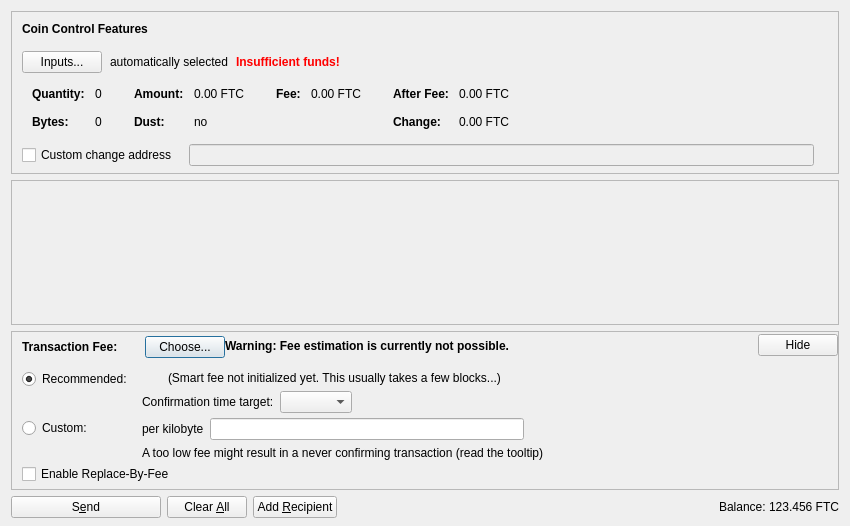
<?xml version="1.0" encoding="UTF-8"?>
<ui version="4.0">
 <class>SendCoinsDialog</class>
 <widget class="QDialog" name="SendCoinsDialog">
  <property name="geometry">
   <rect>
    <x>0</x>
    <y>0</y>
    <width>850</width>
    <height>526</height>
   </rect>
  </property>
  <property name="windowTitle">
   <string>Send Coins</string>
  </property>
  <layout class="QVBoxLayout" name="verticalLayout" stretch="0,1,0,0">
   <property name="bottomMargin">
    <number>8</number>
   </property>
   <item>
    <widget class="QFrame" name="frameCoinControl">
     <property name="sizePolicy">
      <sizepolicy hsizetype="Expanding" vsizetype="Expanding">
       <horstretch>0</horstretch>
       <verstretch>0</verstretch>
      </sizepolicy>
     </property>
     <property name="maximumSize">
      <size>
       <width>16777215</width>
       <height>16777215</height>
      </size>
     </property>
     <property name="frameShape">
      <enum>QFrame::StyledPanel</enum>
     </property>
     <property name="frameShadow">
      <enum>QFrame::Sunken</enum>
     </property>
     <layout class="QVBoxLayout" name="verticalLayoutCoinControl2">
      <property name="spacing">
       <number>0</number>
      </property>
      <property name="leftMargin">
       <number>0</number>
      </property>
      <property name="topMargin">
       <number>0</number>
      </property>
      <property name="rightMargin">
       <number>0</number>
      </property>
      <property name="bottomMargin">
       <number>6</number>
      </property>
      <item>
       <layout class="QVBoxLayout" name="verticalLayoutCoinControl" stretch="0,0,0,0,1">
        <property name="spacing">
         <number>0</number>
        </property>
        <property name="leftMargin">
         <number>10</number>
        </property>
        <property name="topMargin">
         <number>10</number>
        </property>
        <item>
         <layout class="QHBoxLayout" name="horizontalLayoutCoinControl1">
          <property name="bottomMargin">
           <number>15</number>
          </property>
          <item>
           <widget class="QLabel" name="labelCoinControlFeatures">
            <property name="sizePolicy">
             <sizepolicy hsizetype="Preferred" vsizetype="Maximum">
              <horstretch>0</horstretch>
              <verstretch>0</verstretch>
             </sizepolicy>
            </property>
            <property name="font">
             <font>
              <weight>75</weight>
              <bold>true</bold>
             </font>
            </property>
            <property name="styleSheet">
             <string notr="true">font-weight:bold;</string>
            </property>
            <property name="text">
             <string>Coin Control Features</string>
            </property>
           </widget>
          </item>
         </layout>
        </item>
        <item>
         <layout class="QHBoxLayout" name="horizontalLayoutCoinControl2" stretch="0,0,0,0">
          <property name="spacing">
           <number>8</number>
          </property>
          <property name="bottomMargin">
           <number>10</number>
          </property>
          <item>
           <widget class="QPushButton" name="pushButtonCoinControl">
            <property name="styleSheet">
             <string notr="true"/>
            </property>
            <property name="text">
             <string>Inputs...</string>
            </property>
            <property name="autoDefault">
             <bool>false</bool>
            </property>
           </widget>
          </item>
          <item>
           <widget class="QLabel" name="labelCoinControlAutomaticallySelected">
            <property name="text">
             <string>automatically selected</string>
            </property>
            <property name="margin">
             <number>5</number>
            </property>
           </widget>
          </item>
          <item>
           <widget class="QLabel" name="labelCoinControlInsuffFunds">
            <property name="font">
             <font>
              <weight>75</weight>
              <bold>true</bold>
             </font>
            </property>
            <property name="styleSheet">
             <string notr="true">color:red;font-weight:bold;</string>
            </property>
            <property name="text">
             <string>Insufficient funds!</string>
            </property>
            <property name="margin">
             <number>5</number>
            </property>
           </widget>
          </item>
          <item>
           <spacer name="horizontalSpacerCoinControl">
            <property name="orientation">
             <enum>Qt::Horizontal</enum>
            </property>
            <property name="sizeHint" stdset="0">
             <size>
              <width>40</width>
              <height>1</height>
             </size>
            </property>
           </spacer>
          </item>
         </layout>
        </item>
        <item>
         <widget class="QWidget" name="widgetCoinControl" native="true">
          <property name="sizePolicy">
           <sizepolicy hsizetype="Preferred" vsizetype="Preferred">
            <horstretch>0</horstretch>
            <verstretch>0</verstretch>
           </sizepolicy>
          </property>
          <property name="minimumSize">
           <size>
            <width>0</width>
            <height>0</height>
           </size>
          </property>
          <property name="styleSheet">
           <string notr="true"/>
          </property>
          <layout class="QHBoxLayout" name="horizontalLayoutCoinControl5">
           <property name="leftMargin">
            <number>0</number>
           </property>
           <property name="topMargin">
            <number>0</number>
           </property>
           <property name="rightMargin">
            <number>0</number>
           </property>
           <property name="bottomMargin">
            <number>0</number>
           </property>
           <item>
            <layout class="QHBoxLayout" name="horizontalLayoutCoinControl3" stretch="0,0,0,1">
             <property name="spacing">
              <number>20</number>
             </property>
             <property name="topMargin">
              <number>0</number>
             </property>
             <property name="bottomMargin">
              <number>10</number>
             </property>
             <item>
              <layout class="QFormLayout" name="formLayoutCoinControl1">
               <property name="horizontalSpacing">
                <number>10</number>
               </property>
               <property name="verticalSpacing">
                <number>14</number>
               </property>
               <property name="leftMargin">
                <number>10</number>
               </property>
               <property name="topMargin">
                <number>4</number>
               </property>
               <property name="rightMargin">
                <number>6</number>
               </property>
               <item row="0" column="0">
                <widget class="QLabel" name="labelCoinControlQuantityText">
                 <property name="font">
                  <font>
                   <weight>75</weight>
                   <bold>true</bold>
                  </font>
                 </property>
                 <property name="text">
                  <string>Quantity:</string>
                 </property>
                 <property name="margin">
                  <number>0</number>
                 </property>
                </widget>
               </item>
               <item row="0" column="1">
                <widget class="QLabel" name="labelCoinControlQuantity">
                 <property name="cursor">
                  <cursorShape>IBeamCursor</cursorShape>
                 </property>
                 <property name="contextMenuPolicy">
                  <enum>Qt::ActionsContextMenu</enum>
                 </property>
                 <property name="text">
                  <string notr="true">0</string>
                 </property>
                 <property name="margin">
                  <number>0</number>
                 </property>
                 <property name="textInteractionFlags">
                  <set>Qt::LinksAccessibleByMouse|Qt::TextSelectableByKeyboard|Qt::TextSelectableByMouse</set>
                 </property>
                </widget>
               </item>
               <item row="1" column="0">
                <widget class="QLabel" name="labelCoinControlBytesText">
                 <property name="font">
                  <font>
                   <weight>75</weight>
                   <bold>true</bold>
                  </font>
                 </property>
                 <property name="text">
                  <string>Bytes:</string>
                 </property>
                </widget>
               </item>
               <item row="1" column="1">
                <widget class="QLabel" name="labelCoinControlBytes">
                 <property name="cursor">
                  <cursorShape>IBeamCursor</cursorShape>
                 </property>
                 <property name="contextMenuPolicy">
                  <enum>Qt::ActionsContextMenu</enum>
                 </property>
                 <property name="text">
                  <string notr="true">0</string>
                 </property>
                 <property name="textInteractionFlags">
                  <set>Qt::LinksAccessibleByMouse|Qt::TextSelectableByKeyboard|Qt::TextSelectableByMouse</set>
                 </property>
                </widget>
               </item>
              </layout>
             </item>
             <item>
              <layout class="QFormLayout" name="formLayoutCoinControl2">
               <property name="horizontalSpacing">
                <number>10</number>
               </property>
               <property name="verticalSpacing">
                <number>14</number>
               </property>
               <property name="leftMargin">
                <number>6</number>
               </property>
               <property name="topMargin">
                <number>4</number>
               </property>
               <property name="rightMargin">
                <number>6</number>
               </property>
               <item row="0" column="0">
                <widget class="QLabel" name="labelCoinControlAmountText">
                 <property name="font">
                  <font>
                   <weight>75</weight>
                   <bold>true</bold>
                  </font>
                 </property>
                 <property name="text">
                  <string>Amount:</string>
                 </property>
                 <property name="margin">
                  <number>0</number>
                 </property>
                </widget>
               </item>
               <item row="0" column="1">
                <widget class="QLabel" name="labelCoinControlAmount">
                 <property name="cursor">
                  <cursorShape>IBeamCursor</cursorShape>
                 </property>
                 <property name="contextMenuPolicy">
                  <enum>Qt::ActionsContextMenu</enum>
                 </property>
                 <property name="text">
                  <string notr="true">0.00 FTC</string>
                 </property>
                 <property name="textInteractionFlags">
                  <set>Qt::LinksAccessibleByMouse|Qt::TextSelectableByKeyboard|Qt::TextSelectableByMouse</set>
                 </property>
                </widget>
               </item>
               <item row="1" column="0">
                <widget class="QLabel" name="labelCoinControlLowOutputText">
                 <property name="font">
                  <font>
                   <weight>75</weight>
                   <bold>true</bold>
                  </font>
                 </property>
                 <property name="text">
                  <string>Dust:</string>
                 </property>
                </widget>
               </item>
               <item row="1" column="1">
                <widget class="QLabel" name="labelCoinControlLowOutput">
                 <property name="cursor">
                  <cursorShape>IBeamCursor</cursorShape>
                 </property>
                 <property name="contextMenuPolicy">
                  <enum>Qt::ActionsContextMenu</enum>
                 </property>
                 <property name="text">
                  <string notr="true">no</string>
                 </property>
                 <property name="textInteractionFlags">
                  <set>Qt::LinksAccessibleByMouse|Qt::TextSelectableByKeyboard|Qt::TextSelectableByMouse</set>
                 </property>
                </widget>
               </item>
              </layout>
             </item>
             <item>
              <layout class="QFormLayout" name="formLayoutCoinControl3">
               <property name="horizontalSpacing">
                <number>10</number>
               </property>
               <property name="verticalSpacing">
                <number>14</number>
               </property>
               <property name="leftMargin">
                <number>6</number>
               </property>
               <property name="topMargin">
                <number>4</number>
               </property>
               <property name="rightMargin">
                <number>6</number>
               </property>
               <item row="0" column="0">
                <widget class="QLabel" name="labelCoinControlFeeText">
                 <property name="font">
                  <font>
                   <weight>75</weight>
                   <bold>true</bold>
                  </font>
                 </property>
                 <property name="text">
                  <string>Fee:</string>
                 </property>
                 <property name="margin">
                  <number>0</number>
                 </property>
                </widget>
               </item>
               <item row="0" column="1">
                <widget class="QLabel" name="labelCoinControlFee">
                 <property name="cursor">
                  <cursorShape>IBeamCursor</cursorShape>
                 </property>
                 <property name="contextMenuPolicy">
                  <enum>Qt::ActionsContextMenu</enum>
                 </property>
                 <property name="text">
                  <string notr="true">0.00 FTC</string>
                 </property>
                 <property name="textInteractionFlags">
                  <set>Qt::LinksAccessibleByMouse|Qt::TextSelectableByKeyboard|Qt::TextSelectableByMouse</set>
                 </property>
                </widget>
               </item>
              </layout>
             </item>
             <item>
              <layout class="QFormLayout" name="formLayoutCoinControl4">
               <property name="horizontalSpacing">
                <number>10</number>
               </property>
               <property name="verticalSpacing">
                <number>14</number>
               </property>
               <property name="leftMargin">
                <number>6</number>
               </property>
               <property name="topMargin">
                <number>4</number>
               </property>
               <property name="rightMargin">
                <number>6</number>
               </property>
               <item row="0" column="0">
                <widget class="QLabel" name="labelCoinControlAfterFeeText">
                 <property name="font">
                  <font>
                   <weight>75</weight>
                   <bold>true</bold>
                  </font>
                 </property>
                 <property name="text">
                  <string>After Fee:</string>
                 </property>
                 <property name="margin">
                  <number>0</number>
                 </property>
                </widget>
               </item>
               <item row="0" column="1">
                <widget class="QLabel" name="labelCoinControlAfterFee">
                 <property name="cursor">
                  <cursorShape>IBeamCursor</cursorShape>
                 </property>
                 <property name="contextMenuPolicy">
                  <enum>Qt::ActionsContextMenu</enum>
                 </property>
                 <property name="text">
                  <string notr="true">0.00 FTC</string>
                 </property>
                 <property name="textInteractionFlags">
                  <set>Qt::LinksAccessibleByMouse|Qt::TextSelectableByKeyboard|Qt::TextSelectableByMouse</set>
                 </property>
                </widget>
               </item>
               <item row="1" column="0">
                <widget class="QLabel" name="labelCoinControlChangeText">
                 <property name="font">
                  <font>
                   <weight>75</weight>
                   <bold>true</bold>
                  </font>
                 </property>
                 <property name="text">
                  <string>Change:</string>
                 </property>
                </widget>
               </item>
               <item row="1" column="1">
                <widget class="QLabel" name="labelCoinControlChange">
                 <property name="cursor">
                  <cursorShape>IBeamCursor</cursorShape>
                 </property>
                 <property name="contextMenuPolicy">
                  <enum>Qt::ActionsContextMenu</enum>
                 </property>
                 <property name="text">
                  <string notr="true">0.00 FTC</string>
                 </property>
                 <property name="textInteractionFlags">
                  <set>Qt::LinksAccessibleByMouse|Qt::TextSelectableByKeyboard|Qt::TextSelectableByMouse</set>
                 </property>
                </widget>
               </item>
              </layout>
             </item>
            </layout>
           </item>
          </layout>
         </widget>
        </item>
        <item>
         <layout class="QHBoxLayout" name="horizontalLayoutCoinControl4" stretch="0,0,0">
          <property name="spacing">
           <number>12</number>
          </property>
          <property name="sizeConstraint">
           <enum>QLayout::SetDefaultConstraint</enum>
          </property>
          <property name="topMargin">
           <number>5</number>
          </property>
          <property name="rightMargin">
           <number>5</number>
          </property>
          <item>
           <widget class="QCheckBox" name="checkBoxCoinControlChange">
            <property name="toolTip">
             <string>If this is activated, but the change address is empty or invalid, change will be sent to a newly generated address.</string>
            </property>
            <property name="text">
             <string>Custom change address</string>
            </property>
           </widget>
          </item>
          <item>
           <widget class="QValidatedLineEdit" name="lineEditCoinControlChange">
            <property name="enabled">
             <bool>false</bool>
            </property>
            <property name="sizePolicy">
             <sizepolicy hsizetype="Expanding" vsizetype="Fixed">
              <horstretch>0</horstretch>
              <verstretch>0</verstretch>
             </sizepolicy>
            </property>
           </widget>
          </item>
          <item>
           <widget class="QLabel" name="labelCoinControlChangeLabel">
            <property name="sizePolicy">
             <sizepolicy hsizetype="Preferred" vsizetype="Expanding">
              <horstretch>0</horstretch>
              <verstretch>0</verstretch>
             </sizepolicy>
            </property>
            <property name="minimumSize">
             <size>
              <width>0</width>
              <height>0</height>
             </size>
            </property>
            <property name="text">
             <string/>
            </property>
            <property name="margin">
             <number>3</number>
            </property>
           </widget>
          </item>
         </layout>
        </item>
        <item>
         <spacer name="verticalSpacerCoinControl">
          <property name="orientation">
           <enum>Qt::Vertical</enum>
          </property>
          <property name="sizeHint" stdset="0">
           <size>
            <width>800</width>
            <height>1</height>
           </size>
          </property>
         </spacer>
        </item>
       </layout>
      </item>
     </layout>
    </widget>
   </item>
   <item>
    <widget class="QScrollArea" name="scrollArea">
     <property name="widgetResizable">
      <bool>true</bool>
     </property>
     <widget class="QWidget" name="scrollAreaWidgetContents">
      <property name="geometry">
       <rect>
        <x>0</x>
        <y>0</y>
        <width>830</width>
        <height>104</height>
       </rect>
      </property>
      <layout class="QVBoxLayout" name="verticalLayout_2" stretch="0,1">
       <property name="leftMargin">
        <number>0</number>
       </property>
       <property name="topMargin">
        <number>0</number>
       </property>
       <property name="rightMargin">
        <number>0</number>
       </property>
       <property name="bottomMargin">
        <number>0</number>
       </property>
       <item>
        <layout class="QVBoxLayout" name="entries">
         <property name="spacing">
          <number>6</number>
         </property>
        </layout>
       </item>
       <item>
        <spacer name="verticalSpacer">
         <property name="orientation">
          <enum>Qt::Vertical</enum>
         </property>
         <property name="sizeHint" stdset="0">
          <size>
           <width>20</width>
           <height>40</height>
          </size>
         </property>
        </spacer>
       </item>
      </layout>
     </widget>
    </widget>
   </item>
   <item>
    <widget class="QFrame" name="frameFee">
     <property name="sizePolicy">
      <sizepolicy hsizetype="Expanding" vsizetype="Expanding">
       <horstretch>0</horstretch>
       <verstretch>0</verstretch>
      </sizepolicy>
     </property>
     <property name="maximumSize">
      <size>
       <width>16777215</width>
       <height>16777215</height>
      </size>
     </property>
     <property name="frameShape">
      <enum>QFrame::StyledPanel</enum>
     </property>
     <property name="frameShadow">
      <enum>QFrame::Sunken</enum>
     </property>
     <layout class="QVBoxLayout" name="verticalLayoutFee1">
      <property name="spacing">
       <number>0</number>
      </property>
      <property name="leftMargin">
       <number>0</number>
      </property>
      <property name="topMargin">
       <number>0</number>
      </property>
      <property name="rightMargin">
       <number>0</number>
      </property>
      <property name="bottomMargin">
       <number>0</number>
      </property>
      <item>
       <layout class="QVBoxLayout" name="verticalLayoutFee2" stretch="0,0,0">
        <property name="spacing">
         <number>0</number>
        </property>
        <property name="leftMargin">
         <number>10</number>
        </property>
        <property name="topMargin">
         <number>0</number>
        </property>
        <item>
         <layout class="QHBoxLayout" name="horizontalLayoutFee1">
          <property name="bottomMargin">
           <number>0</number>
          </property>
          <item>
           <layout class="QVBoxLayout" name="verticalLayoutFee7">
            <property name="spacing">
             <number>0</number>
            </property>
            <item>
             <spacer name="verticalSpacerSmartFee">
              <property name="orientation">
               <enum>Qt::Vertical</enum>
              </property>
              <property name="sizeType">
               <enum>QSizePolicy::Fixed</enum>
              </property>
              <property name="sizeHint" stdset="0">
               <size>
                <width>1</width>
                <height>4</height>
               </size>
              </property>
             </spacer>
            </item>
            <item>
             <layout class="QHBoxLayout" name="horizontalLayoutSmartFee">
              <property name="spacing">
               <number>10</number>
              </property>
              <item>
               <widget class="QLabel" name="labelFeeHeadline">
                <property name="sizePolicy">
                 <sizepolicy hsizetype="Preferred" vsizetype="Maximum">
                  <horstretch>0</horstretch>
                  <verstretch>0</verstretch>
                 </sizepolicy>
                </property>
                <property name="font">
                 <font>
                  <weight>75</weight>
                  <bold>true</bold>
                 </font>
                </property>
                <property name="styleSheet">
                 <string notr="true">font-weight:bold;</string>
                </property>
                <property name="text">
                 <string>Transaction Fee:</string>
                </property>
               </widget>
              </item>
              <item>
               <widget class="QLabel" name="labelFeeMinimized">
                <property name="text">
                 <string/>
                </property>
               </widget>
              </item>
              <item>
               <widget class="QPushButton" name="buttonChooseFee">
                <property name="text">
                 <string>Choose...</string>
                </property>
               </widget>
              </item>
             </layout>
            </item>
            <item>
             <spacer name="verticalSpacer_5">
              <property name="orientation">
               <enum>Qt::Vertical</enum>
              </property>
              <property name="sizeHint" stdset="0">
               <size>
                <width>1</width>
                <height>1</height>
               </size>
              </property>
             </spacer>
            </item>
           </layout>
          </item>
          <item>
           <widget class="QLabel" name="fallbackFeeWarningLabel">
            <property name="toolTip">
             <string>Using the fallbackfee can result in sending a transaction that will take several hours or days (or never) to confirm. Consider choosing your fee manually or wait until you have validated the complete chain.</string>
            </property>
            <property name="font">
            <font>
                <weight>75</weight>
                <bold>true</bold>
            </font>
            </property>
            <property name="text">
             <string>Warning: Fee estimation is currently not possible.</string>
            </property>
            <property name="wordWrap">
             <bool>false</bool>
            </property>
           </widget>
          </item>
          <item>
           <spacer name="horizontalSpacer_4">
            <property name="orientation">
             <enum>Qt::Horizontal</enum>
            </property>
            <property name="sizeType">
             <enum>QSizePolicy::MinimumExpanding</enum>
            </property>
            <property name="sizeHint" stdset="0">
             <size>
              <width>40</width>
              <height>20</height>
             </size>
            </property>
           </spacer>
          </item>
          <item>
           <widget class="QPushButton" name="buttonMinimizeFee">
            <property name="toolTip">
             <string>collapse fee-settings</string>
            </property>
            <property name="text">
             <string>Hide</string>
            </property>
           </widget>
          </item>
         </layout>
        </item>
        <item>
         <widget class="QFrame" name="frameFeeSelection">
          <layout class="QVBoxLayout" name="verticalLayoutFee12">
           <property name="spacing">
            <number>0</number>
           </property>
           <property name="leftMargin">
            <number>0</number>
           </property>
           <property name="topMargin">
            <number>0</number>
           </property>
           <property name="rightMargin">
            <number>0</number>
           </property>
           <property name="bottomMargin">
            <number>0</number>
           </property>
           <item>
            <layout class="QGridLayout" name="gridLayoutFee">
             <property name="topMargin">
              <number>10</number>
             </property>
             <property name="bottomMargin">
              <number>4</number>
             </property>
             <property name="horizontalSpacing">
              <number>10</number>
             </property>
             <property name="verticalSpacing">
              <number>4</number>
             </property>
             <item row="1" column="1">
              <layout class="QVBoxLayout" name="verticalLayoutFee8">
               <property name="spacing">
                <number>6</number>
               </property>
               <item>
                <layout class="QHBoxLayout" name="horizontalLayoutFee13">
                 <item>
                  <widget class="QLabel" name="labelCustomPerKilobyte">
                   <property name="toolTip">
                    <string>Specify a custom fee per kB (1,000 bytes) of the transaction's virtual size.

Note:  Since the fee is calculated on a per-byte basis, a fee of "100 satoshis per kB" for a transaction size of 500 bytes (half of 1 kB) would ultimately yield a fee of only 50 satoshis.</string>
                   </property>
                   <property name="text">
                    <string>per kilobyte</string>
                   </property>
                  </widget>
                 </item>
                 <item>
                  <widget class="BitcoinAmountField" name="customFee"/>
                 </item>
                 <item>
                  <spacer name="horizontalSpacer_6">
                   <property name="orientation">
                    <enum>Qt::Horizontal</enum>
                   </property>
                   <property name="sizeHint" stdset="0">
                    <size>
                     <width>1</width>
                     <height>1</height>
                    </size>
                   </property>
                  </spacer>
                 </item>
                </layout>
               </item>
               <item>
                <layout class="QHBoxLayout" name="horizontalLayoutFee8">
                 <item>
                  <widget class="QLabel" name="labelCustomFeeWarning">
                   <property name="enabled">
                    <bool>true</bool>
                   </property>
                   <property name="toolTip">
                    <string>When there is less transaction volume than space in the blocks, miners as well as relaying nodes may enforce a minimum fee. Paying only this minimum fee is just fine, but be aware that this can result in a never confirming transaction once there is more demand for bitcoin transactions than the network can process.</string>
                   </property>
                   <property name="text">
                    <string>A too low fee might result in a never confirming transaction (read the tooltip)</string>
                   </property>
                  </widget>
                 </item>
                 <item>
                  <spacer name="horizontalSpacer_2">
                   <property name="orientation">
                    <enum>Qt::Horizontal</enum>
                   </property>
                   <property name="sizeHint" stdset="0">
                    <size>
                     <width>1</width>
                     <height>1</height>
                    </size>
                   </property>
                  </spacer>
                 </item>
                </layout>
               </item>
              </layout>
             </item>
             <item row="0" column="0">
              <layout class="QVBoxLayout" name="verticalLayoutFee4" stretch="0,1">
               <item>
                <widget class="QRadioButton" name="radioSmartFee">
                 <property name="text">
                  <string>Recommended:</string>
                 </property>
                 <property name="checked">
                  <bool>true</bool>
                 </property>
                 <attribute name="buttonGroup">
                  <string notr="true">groupFee</string>
                 </attribute>
                </widget>
               </item>
               <item>
                <spacer name="verticalSpacer_2">
                 <property name="orientation">
                  <enum>Qt::Vertical</enum>
                 </property>
                 <property name="sizeHint" stdset="0">
                  <size>
                   <width>1</width>
                   <height>1</height>
                  </size>
                 </property>
                </spacer>
               </item>
              </layout>
             </item>
             <item row="1" column="0">
              <layout class="QVBoxLayout" name="verticalLayoutFee9" stretch="0,1">
               <item>
                <widget class="QRadioButton" name="radioCustomFee">
                 <property name="text">
                  <string>Custom:</string>
                 </property>
                 <attribute name="buttonGroup">
                  <string notr="true">groupFee</string>
                 </attribute>
                </widget>
               </item>
               <item>
                <spacer name="verticalSpacer_6">
                 <property name="orientation">
                  <enum>Qt::Vertical</enum>
                 </property>
                 <property name="sizeHint" stdset="0">
                  <size>
                   <width>1</width>
                   <height>1</height>
                  </size>
                 </property>
                </spacer>
               </item>
              </layout>
             </item>
             <item row="0" column="1">
              <layout class="QVBoxLayout" name="verticalLayoutFee3" stretch="0,0,1">
               <property name="spacing">
                <number>6</number>
               </property>
               <property name="topMargin">
                <number>2</number>
               </property>
               <item>
                <layout class="QHBoxLayout" name="horizontalLayoutFee12">
                 <item>
                  <widget class="QLabel" name="labelSmartFee">
                   <property name="text">
                    <string/>
                   </property>
                  </widget>
                 </item>
                 <item>
                  <widget class="QLabel" name="labelFeeEstimation">
                   <property name="text">
                    <string/>
                   </property>
                  </widget>
                 </item>
                 <item>
                  <widget class="QLabel" name="labelSmartFee2">
                   <property name="text">
                    <string>(Smart fee not initialized yet. This usually takes a few blocks...)</string>
                   </property>
                  </widget>
                 </item>
                 <item>
                  <spacer name="horizontalSpacer_5">
                   <property name="orientation">
                    <enum>Qt::Horizontal</enum>
                   </property>
                   <property name="sizeHint" stdset="0">
                    <size>
                     <width>1</width>
                     <height>1</height>
                    </size>
                   </property>
                  </spacer>
                 </item>
                </layout>
               </item>
               <item>
                <layout class="QHBoxLayout" name="horizontalLayoutFee9">
                 <item>
                  <layout class="QVBoxLayout" name="verticalLayoutFee6">
                   <item>
                    <widget class="QLabel" name="labelSmartFee3">
                     <property name="text">
                      <string>Confirmation time target:</string>
                     </property>
                    </widget>
                   </item>
                  </layout>
                 </item>
                 <item>
                  <layout class="QVBoxLayout" name="verticalLayoutFee5">
                   <property name="rightMargin">
                    <number>30</number>
                   </property>
                   <item>
                    <layout class="QHBoxLayout" name="horizontalLayoutConfTarget">
                     <property name="bottomMargin">
                      <number>0</number>
                     </property>
                     <item>
                      <widget class="QComboBox" name="confTargetSelector"/>
                     </item>
                     <item>
                      <spacer name="horizontalSpacerConfTarget">
                       <property name="orientation">
                        <enum>Qt::Horizontal</enum>
                       </property>
                       <property name="sizeHint" stdset="0">
                        <size>
                         <width>40</width>
                         <height>20</height>
                        </size>
                       </property>
                      </spacer>
                     </item>
                    </layout>
                   </item>
                  </layout>
                 </item>
                </layout>
               </item>
               <item>
                <spacer name="verticalSpacer_4">
                 <property name="orientation">
                  <enum>Qt::Vertical</enum>
                 </property>
                 <property name="sizeHint" stdset="0">
                  <size>
                   <width>1</width>
                   <height>1</height>
                  </size>
                 </property>
                </spacer>
               </item>
              </layout>
             </item>
            </layout>
           </item>
           <item>
            <widget class="QCheckBox" name="optInRBF">
             <property name="text">
              <string>Enable Replace-By-Fee</string>
             </property>
             <property name="toolTip">
              <string>With Replace-By-Fee (BIP-125) you can increase a transaction's fee after it is sent. Without this, a higher fee may be recommended to compensate for increased transaction delay risk.</string>
             </property>
            </widget>
           </item>
          </layout>
         </widget>
        </item>
        <item>
         <spacer name="verticalSpacerFee">
          <property name="orientation">
           <enum>Qt::Vertical</enum>
          </property>
          <property name="sizeHint" stdset="0">
           <size>
            <width>40</width>
            <height>5</height>
           </size>
          </property>
         </spacer>
        </item>
       </layout>
      </item>
     </layout>
    </widget>
   </item>
   <item>
    <layout class="QHBoxLayout" name="horizontalLayout">
     <item>
      <widget class="QPushButton" name="sendButton">
       <property name="minimumSize">
        <size>
         <width>150</width>
         <height>0</height>
        </size>
       </property>
       <property name="toolTip">
        <string>Confirm the send action</string>
       </property>
       <property name="text">
        <string>S&amp;end</string>
       </property>
       <property name="icon">
        <iconset resource="../bitcoin.qrc">
         <normaloff>:/icons/send</normaloff>:/icons/send</iconset>
       </property>
       <property name="autoDefault">
        <bool>false</bool>
       </property>
       <property name="default">
        <bool>false</bool>
       </property>
      </widget>
     </item>
     <item>
      <widget class="QPushButton" name="clearButton">
       <property name="sizePolicy">
        <sizepolicy hsizetype="Minimum" vsizetype="Fixed">
         <horstretch>0</horstretch>
         <verstretch>0</verstretch>
        </sizepolicy>
       </property>
       <property name="toolTip">
        <string>Clear all fields of the form.</string>
       </property>
       <property name="text">
        <string>Clear &amp;All</string>
       </property>
       <property name="icon">
        <iconset resource="../bitcoin.qrc">
         <normaloff>:/icons/remove</normaloff>:/icons/remove</iconset>
       </property>
       <property name="autoDefault">
        <bool>false</bool>
       </property>
      </widget>
     </item>
     <item>
      <widget class="QPushButton" name="addButton">
       <property name="toolTip">
        <string>Send to multiple recipients at once</string>
       </property>
       <property name="text">
        <string>Add &amp;Recipient</string>
       </property>
       <property name="icon">
        <iconset resource="../bitcoin.qrc">
         <normaloff>:/icons/add</normaloff>:/icons/add</iconset>
       </property>
       <property name="autoDefault">
        <bool>false</bool>
       </property>
      </widget>
     </item>
     <item>
      <spacer name="horizontalSpacer">
       <property name="orientation">
        <enum>Qt::Horizontal</enum>
       </property>
       <property name="sizeHint" stdset="0">
        <size>
         <width>40</width>
         <height>20</height>
        </size>
       </property>
      </spacer>
     </item>
     <item>
      <layout class="QHBoxLayout" name="horizontalLayout_2">
       <property name="spacing">
        <number>3</number>
       </property>
       <item>
        <widget class="QLabel" name="label">
         <property name="sizePolicy">
          <sizepolicy hsizetype="Preferred" vsizetype="Fixed">
           <horstretch>0</horstretch>
           <verstretch>0</verstretch>
          </sizepolicy>
         </property>
         <property name="text">
          <string>Balance:</string>
         </property>
        </widget>
       </item>
       <item>
        <widget class="QLabel" name="labelBalance">
         <property name="sizePolicy">
          <sizepolicy hsizetype="Preferred" vsizetype="Fixed">
           <horstretch>0</horstretch>
           <verstretch>0</verstretch>
          </sizepolicy>
         </property>
         <property name="cursor">
          <cursorShape>IBeamCursor</cursorShape>
         </property>
         <property name="text">
          <string notr="true">123.456 FTC</string>
         </property>
         <property name="textInteractionFlags">
          <set>Qt::LinksAccessibleByMouse|Qt::TextSelectableByKeyboard|Qt::TextSelectableByMouse</set>
         </property>
        </widget>
       </item>
      </layout>
     </item>
    </layout>
   </item>
  </layout>
 </widget>
 <customwidgets>
  <customwidget>
   <class>QValidatedLineEdit</class>
   <extends>QLineEdit</extends>
   <header>qt/qvalidatedlineedit.h</header>
  </customwidget>
  <customwidget>
   <class>BitcoinAmountField</class>
   <extends>QLineEdit</extends>
   <header>qt/bitcoinamountfield.h</header>
   <container>1</container>
  </customwidget>
 </customwidgets>
 <resources>
  <include location="../bitcoin.qrc"/>
 </resources>
 <connections/>
 <buttongroups>
  <buttongroup name="groupFee"/>
 </buttongroups>
</ui>
